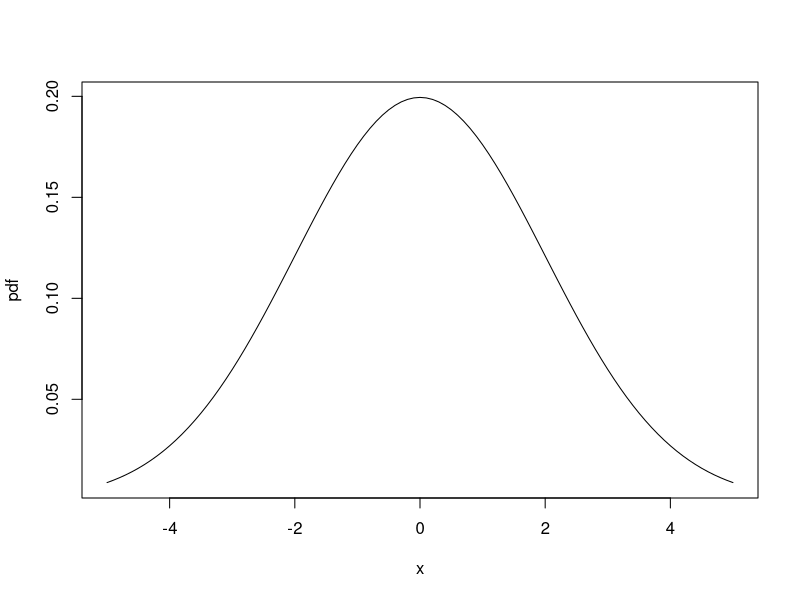
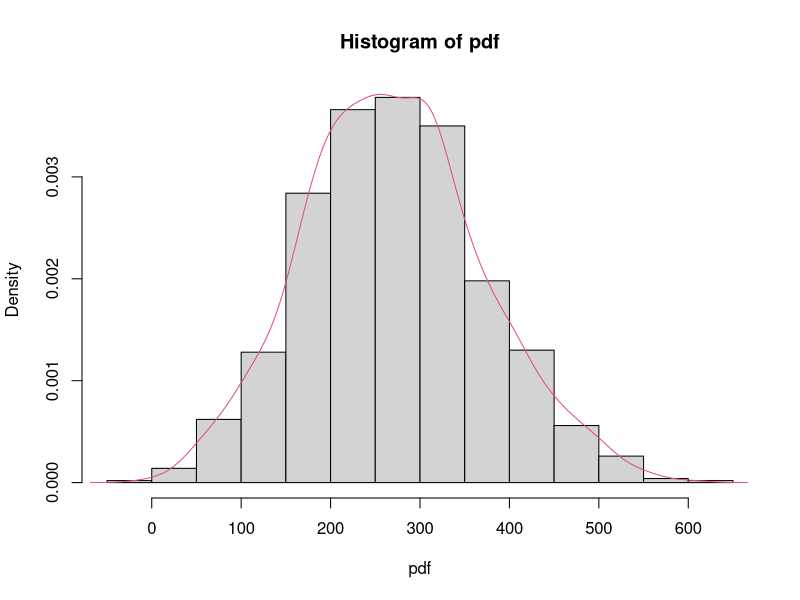
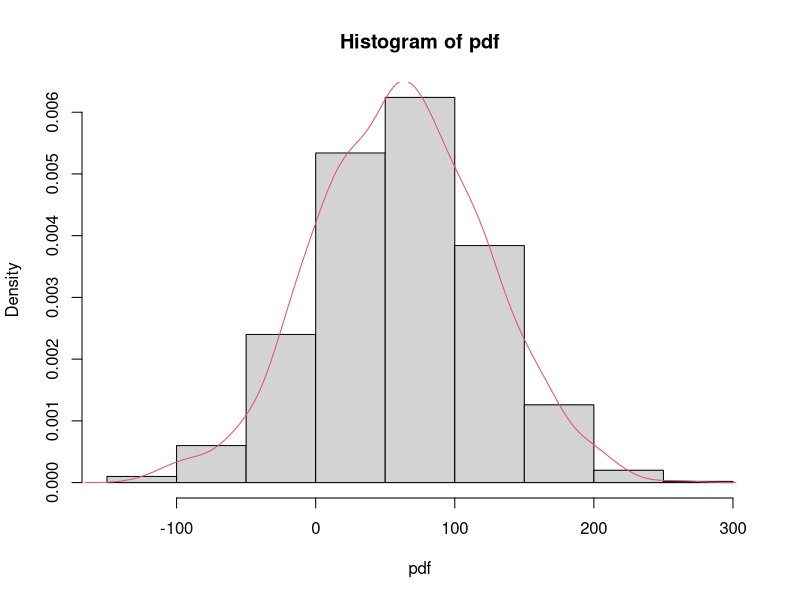
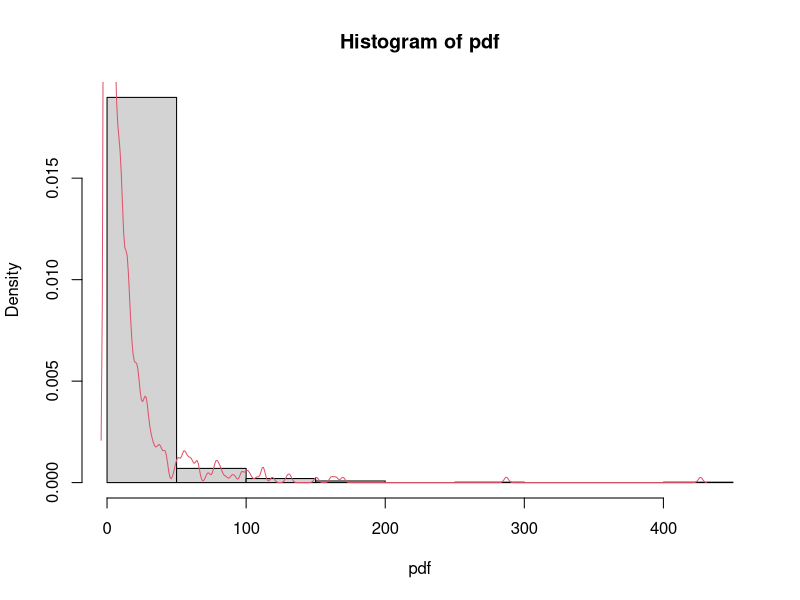
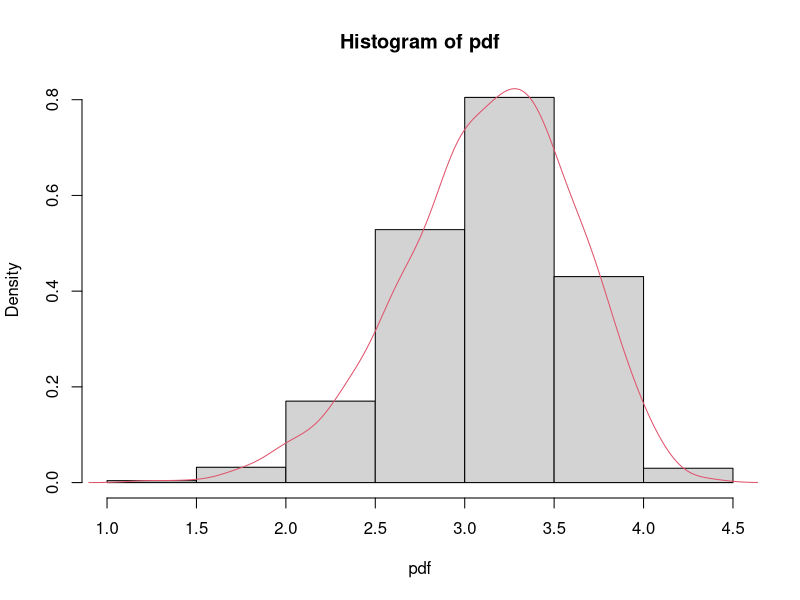
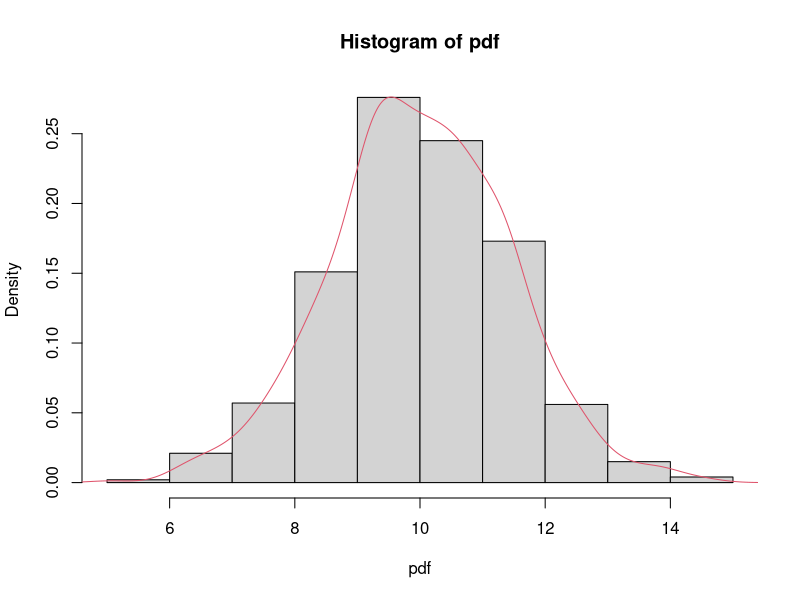
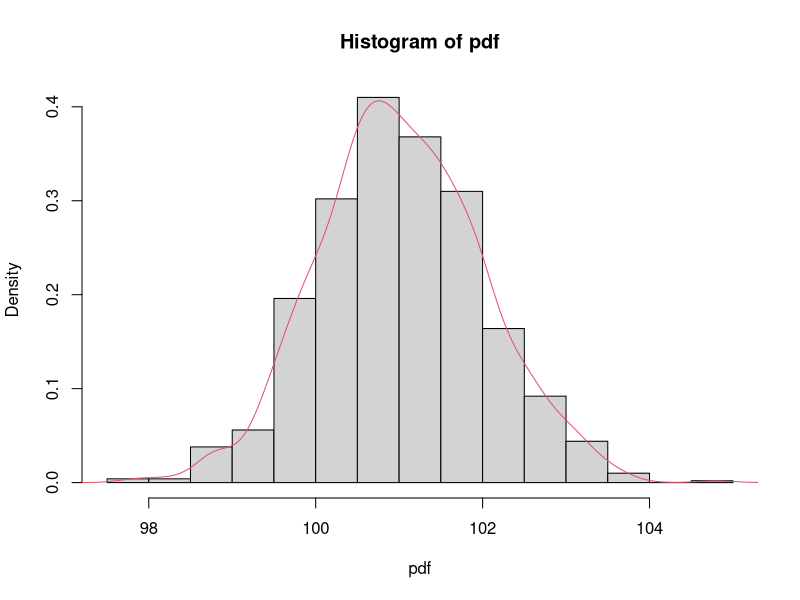
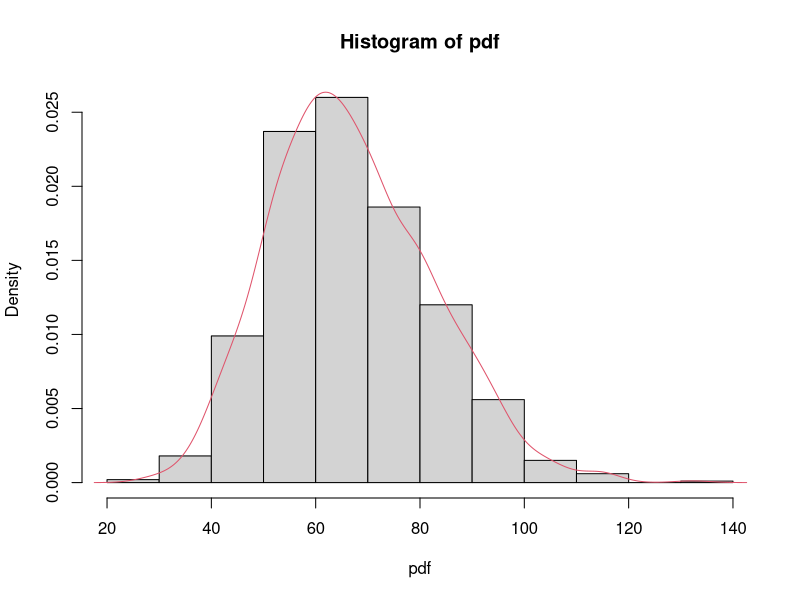

These charts were generated, in order, by the following R code:
## ---- chunk 1
knitr::opts_chunk$set(echo = TRUE)
## ---- chunk 2
# numbers from  
x<-seq(-5,5,0.1)
 
# calculate the distribution function
# based on the parameters
pdf<- dnorm(x,(0),(2))
 
# Plotting the PDF 
plot(x,pdf,type = "l")
## ---- chunk 3
# numbers from  
 
# calculate the distribution function
# based on the parameters
pdf1<- rnorm(1000,(9),(1))
pdf2<- rnorm(1000,(30),(10))
pdf=pdf1*pdf2
 
# Plotting the PDF 
hist(pdf,probability = T)
lines(density(pdf),col=2)
## ---- chunk 4
# numbers from  
 
 
# calculate the distribution function
# based on the parameters
pdf1<- rnorm(1000,(1),(1))
pdf=pdf1*60
 
# Plotting the PDF 
hist(pdf,probability = T)
lines(density(pdf),col=2)
## ---- chunk 5
# numbers from  

# calculate the distribution function
# based on the parameters
pdf1<- rnorm(1000,(1),(1))
pdf=pdf1**4
 
# Plotting the PDF 
hist(pdf,probability = T)
lines(density(pdf),col=2)
## ---- chunk 6
# numbers from  

# calculate the distribution function
# based on the parameters
pdf1<- rnorm(1000,(10),(3))
pdf1=pdf1[pdf1>0]
pdf=sqrt(pdf1) 
 
# Plotting the PDF 
hist(pdf,probability = T)
lines(density(pdf),col=2)
## ---- chunk 7
# numbers from  
 
# calculate the distribution function
# based on the parameters
pdf1<- rnorm(1000,(2),(1))
pdf2<- rnorm(1000,(8),(1))
pdf=pdf1+pdf2
 
# Plotting the PDF 
hist(pdf,probability = T)
lines(density(pdf),col=2)
## ---- chunk 8
# numbers from  
 
 
# calculate the distribution function
# based on the parameters
pdf1<- rnorm(1000,(1),(1))
pdf=pdf1+100
 
# Plotting the PDF 
hist(pdf,probability = T)
lines(density(pdf),col=2)
## ---- chunk 9
# numbers from  

# calculate the distribution function
# based on the parameters
pdf1<- rnorm(1000,(8),(1))
pdf2<- rnorm(1000,(2),(1))
pdf=pdf1**2+pdf2
 
# Plotting the PDF 
hist(pdf,probability = T)
lines(density(pdf),col=2)
## ---- chunk 10
# numbers from  

# calculate the distribution function
# based on the parameters
 
chi=rchisq(1000,4)
hist(chi,probability = T)
lines(density(chi),col=2)

pdf1<- scale(chi)
pdf=pdf1
# Plotting the PDF 
hist(pdf,probability = T)
lines(density(pdf),col=2)
## ---- chunk 11
# numbers from  
x<-seq(-5,5,0.1)
 
# calculate the distribution function
# based on the parameters
cdf<- pnorm(x,(0),(2))
 
# Plotting the PDF 
plot(x,cdf,type = "l")
## ---- chunk 12
# numbers from  
x<-seq(-5,5,0.1)
 
# calculate the distribution function
# based on the parameters
pdf1<- dt(x,1)
pdf2<- dt(x,30)
 
# Plotting the PDF 
plot(x,pdf1,type = "l")
lines(x,pdf2 ,col=2)
## ---- chunk 13
# numbers from  
x<-seq(-5,5,0.1)
 
# calculate the distribution function
# based on the parameters
cdf1<- pt(x,1)
cdf2<- pt(x,30)
 
# Plotting the PDF 
plot(x,cdf1,type = "l")
lines(x,cdf2 ,col=2)
## ---- chunk 14
# numbers from  
x<-seq(0,5,0.1)
 
# calculate the distribution function
# based on the parameters
pdf1<- dchisq(x,1)
pdf2<- dchisq(x,5)
 
# Plotting the PDF 
plot(x,pdf1,type = "l")
lines(x,pdf2 ,col=2)
## ---- chunk 15
# numbers from  

# calculate the distribution function
# based on the parameters
x<- rnorm(1000,(1),(1))
y=x**2
 
# Plotting the PDF 
hist(y,prob=T)
lines(density(y),col=2)
## ---- chunk 16
# numbers from  
x<-seq(0,5,0.1)
 
# calculate the distribution function
# based on the parameters
cdf1<- pchisq(x,1)
cdf2<- pchisq(x,5)
 
# Plotting the PDF 
plot(x,cdf1,type = "l")
lines(x,cdf2 ,col=2)
## ---- chunk 17
# numbers from  
x<-seq(0,5,0.1)
 
# calculate the distribution function
# based on the parameters
pdf1<- df(x,1,1)
pdf2<- df(x,10,10)
 
# Plotting the PDF 
plot(x,pdf1,type = "l")
lines(x,pdf2 ,col=2)
## ---- chunk 18
# numbers from  
 
# calculate the distribution function
# based on the parameters
cdf1<- rchisq(100,9)
cdf2<- rchisq(100,7)
f=cdf1/cdf2

# Plotting the PDF 
hist(f,probability = T)
lines(density(f),col=2)

## ---- chunk 19
# numbers from  
x<-seq(0,5,0.1)
 
# calculate the distribution function
# based on the parameters
cdf1<- pf(x,1,1)
cdf2<- pf(x,10,10)
 
# Plotting the PDF 
plot(x,cdf1,type = "l")
lines(x,cdf2 ,col=2)
## ---- chunk 20
# numbers from  
x<-seq(-5,5,0.1)
 
# calculate the distribution function
# based on the parameters
pdf<- dunif(x,(-5),(5))
 
# Plotting the PDF 
plot(x,pdf,type = "l")
## ---- chunk 21
# numbers from  
x<-seq(-5,5,0.1)
 
# calculate the distribution function
# based on the parameters
cdf<- punif(x,(-5),(5))
 
# Plotting the PDF 
plot(x,cdf,type = "l")
## ---- chunk 22
# numbers from  
x<-c(0,1)
 
# calculate the distribution function
# based on the parameters
pdf1<- dbinom(x, 1, 0.56)
pdf2<- dbinom(x, 1, 0.07)
 
# Plotting the PDF 
barplot(names.arg =x,height =pdf1)
barplot(names.arg =x,height =pdf2)

## ---- chunk 23
# numbers from  
x<-seq(0,1000,1)
 
# calculate the distribution function
# based on the parameters
pdf1<- dbinom(x, 1000, 0.56)
pdf2<- dbinom(x, 1000, 0.07)
 
# Plotting the PDF 
plot(x,pdf1,type = "l")
lines(x,pdf2 ,col=2)
## ---- chunk 24
# numbers from  
x<-seq(0,1000,1)
 
# calculate the distribution function
# based on the parameters
cdf1<- pbinom(x, 1000, 0.56)
cdf2<- pbinom(x, 1000, 0.07)
 
# Plotting the PDF 
plot(x,cdf1,type = "l")
lines(x,cdf2 ,col=2)
## ---- chunk 25
# numbers from  
x<-seq(0,10,1)
 
# calculate the distribution function
# based on the parameters
pdf1<- dgeom(x, 0.23)
pdf2<- dgeom(x, 0.7)
 
# Plotting the PDF 
plot(x,pdf1,type = "l")
lines(x,pdf2 ,col=2)
## ---- chunk 26
# numbers from  
x<-seq(0,10,1)
 
# calculate the distribution function
# based on the parameters
pdf1<- dnbinom(x, 2,0.23)
pdf2<- dnbinom(x, 2,0.7)
 
# Plotting the PDF 
plot(x,pdf1,type = "l")
lines(x,pdf2 ,col=2)
## ---- chunk 27
# numbers from  
x<-seq(0,5,1)
 
# calculate the distribution function
# based on the parameters
pdf1<- dhyper(x, 10,14,5)
pdf2<- dhyper(x, 14,10,5)
 
# Plotting the PDF 
plot(x,pdf1,type = "l")
lines(x,pdf2 ,col=2)

# m
# the number of white balls in the urn.
# n
# the number of black balls in the urn.
# k
# the number of balls drawn from the urn.
# x
# the number of white balls drawn without replacement 
## ---- chunk 28
# numbers from  
x<-seq(0,30,1)
 
# calculate the distribution function
# based on the parameters
pdf1<- dpois(x, 1)
pdf2<- dpois(x, 7)
pdf3<- dpois(x, 12)
 
# Plotting the PDF 
plot(x,pdf1,type = "l")
lines(x,pdf2 ,col=2)
lines(x,pdf3 ,col=3)
## ---- chunk 29
# numbers from  
x<-seq(0,30,1)
 
# calculate the distribution function
# based on the parameters
cdf1<- ppois(x, 1)
cdf2<- ppois(x, 7)
cdf3<- ppois(x, 12)
 
# Plotting the PDF 
plot(x,cdf1,type = "l")
lines(x,cdf2 ,col=2)
lines(x,cdf3 ,col=3)
## ---- chunk 30
# numbers from  
x<-seq(0,5,0.1)
 
# calculate the distribution function
# based on the parameters
pdf1<- dexp(x,1)
pdf2<- dexp(x,5)
 
# Plotting the PDF 
plot(x,pdf1,type = "l")
lines(x,pdf2,col=2)
## ---- chunk 31
# numbers from  
x<-seq(0,5,0.1)
 
# calculate the distribution function
# based on the parameters
cdf<- pexp(x,2)
 
# Plotting the PDF 
plot(x,cdf,type = "l")
## ---- chunk 32
# numbers from  
x<-seq(0,5,0.1)
 
# calculate the distribution function
# based on the parameters
pdf1<- dweibull(x,0.5,1)
pdf2<- dweibull(x,3,1)
 
# Plotting the PDF 
plot(x,pdf1,type = "l")
lines(x,pdf2 ,col=2)
## ---- chunk 33
# numbers from  
x<-seq(0,5,0.1)
 
# calculate the distribution function
# based on the parameters
pdf1<- dweibull(x,0.5,1)
pdf2<- dweibull(x,0.5,5)
 
# Plotting the PDF 
plot(x,pdf1,type = "l")
lines(x,pdf2 ,col=2)
## ---- chunk 34
# numbers from  
x<-seq(0,5,0.1)
 
# calculate the distribution function
# based on the parameters
cdf1<- pweibull(x,0.5,1)
cdf2<- pweibull(x,3,1)
 
# Plotting the PDF 
plot(x,cdf1,type = "l")
lines(x,cdf2,col=2)
## ---- chunk 35
# numbers from  
x<-seq(0,5,0.1)
 
# calculate the distribution function
# based on the parameters
pdf1<- dgamma(x,0.5,1)
pdf2<- dgamma(x,2,1)
 
# Plotting the PDF 
plot(x,pdf1,type = "l")
lines(x,pdf2 ,col=2)
## ---- chunk 36
# numbers from  
x<-seq(0,5,0.1)
 
# calculate the distribution function
# based on the parameters
cdf1<- pgamma(x,0.5,1)
cdf2<- pgamma(x,2,1)
 
# Plotting the PDF 
plot(x,cdf1,type = "l")
lines(x,cdf2 ,col=2)
## ---- chunk 37
# numbers from  
x<-seq(0,2,0.01)
 
# calculate the distribution function
# based on the parameters
pdf1<- dbeta(x,0.5,0.5)
pdf2<- dbeta(x,0.5,1)
pdf3<- dbeta(x,1,0.5)
pdf4<- dbeta(x,2,2)
 
# Plotting the PDF 
plot(x,pdf1,type = "l")
lines(x,pdf2 ,col=2) #red
lines(x,pdf3 ,col=3) #green
lines(x,pdf4 ,col=4) #blue
